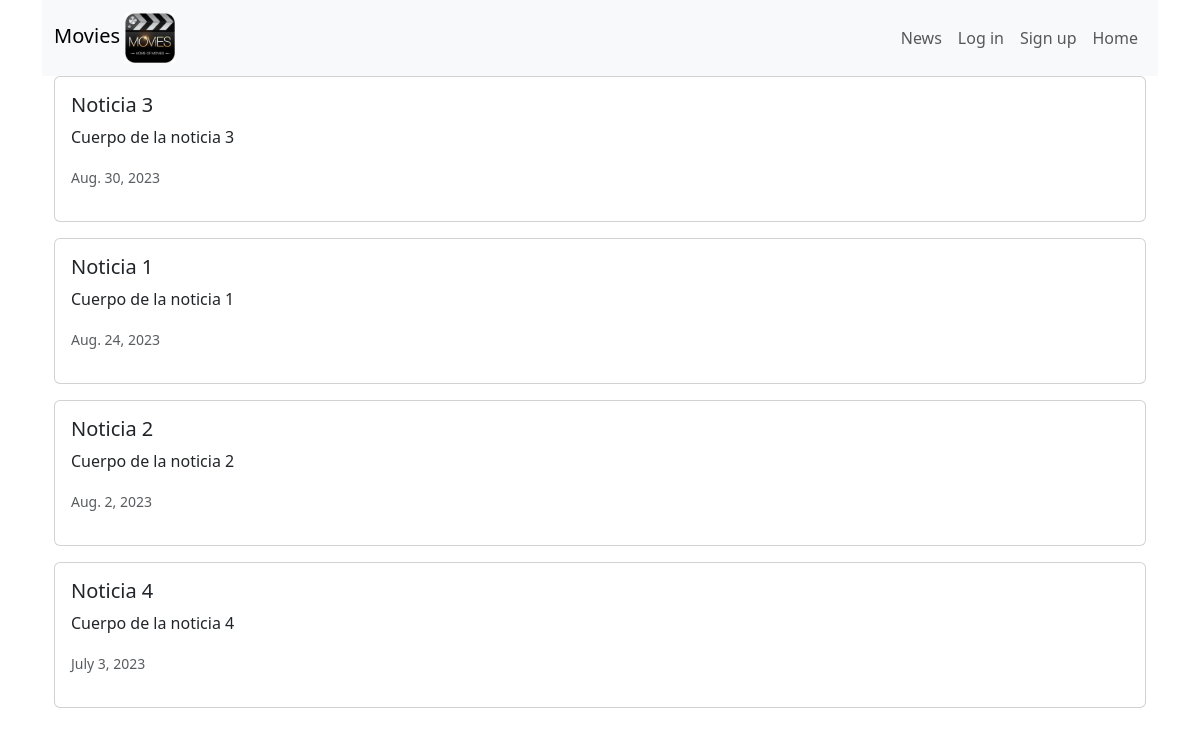
Page /news/ on the committed database.
### news/models.py (models this page shows)
class News(models.Model):
    headline= models.CharField(max_length=200)
    body=models.TextField()
    date=models.DateField()

### news/views.py (the view)
# urls.py: path('news/',include("news.urls"))
def news(request):
    newss=models.News.objects.all().order_by('-date')
    return render(request,'news/news.html',{'newss':newss})

### news/templates/news/news.html (shortened to what this page needs)
<!DOCTYPE html>
<html lang="en">
<head>
    <link href="https://cdn.jsdelivr.net/npm/bootstrap@5.3.1/dist/css/bootstrap.min.css" rel="stylesheet">
</head>
<body>
<div class= "container">
    {% extends 'base.html' %}
    {%block content%}
    {%for new in newss%}
    <div class="card mb-3">
        <div class="row g-0">
            <div>
            <div class="card-body">
                <h5 class="card-title">{{new.headline}}</h5>
                <p class="card-text">{{new.body}}</p>
                <p class="cart-text"><small class="text-muted">{{new.date}}</small></p>
              </div>
            </div>
            </div>
        </div>
        {%endfor%}
    </div>
    {%endblock content%}

### moviereviews/templates/moviereviews/base.html (shortened to what this page needs)
<!DOCTYPE html>
<html lang="en">
<head>
    <link href="https://cdn.jsdelivr.net/npm/bootstrap@5.3.1/dist/css/bootstrap.min.css" rel="stylesheet">
</head>
<body>
  <nav class="navbar navbar-expand-lg bg-body-tertiary">
        <div class="container-fluid">
          <a class="navbar-brand" href="{%url 'home'%}">Movies
          <img src="/static/images/movies.jpg" alt="Movies Logo" class="d-inline-block align-text-middle" style="height: 50px; width: auto;">
      </a>
          <div class="collapse navbar-collapse" id="navbarSupportedContent">
            <div class="navbar-nav ms-auto">
                <a class="nav-link" href="{%url 'news'%}">News</a>
                <a class="nav-link" href="#">Log in</a>
                <a class="nav-link" href="#">Sign up</a>
                <a class="nav-link" href="{%url 'home'%}">Home</a>
          </div>
        </div>
      </nav>
      <div class="container">
        {%block content%}
        {%endblock content%}
      </div>
</body>
</html>

### rows in the picture
News: headline "Noticia 3", body "Cuerpo de la noticia 3", date "Aug. 30, 2023"
News: headline "Noticia 1", body "Cuerpo de la noticia 1", date "Aug. 24, 2023"
News: headline "Noticia 2", body "Cuerpo de la noticia 2", date "Aug. 2, 2023"
News: headline "Noticia 4", body "Cuerpo de la noticia 4", date "July 3, 2023"
